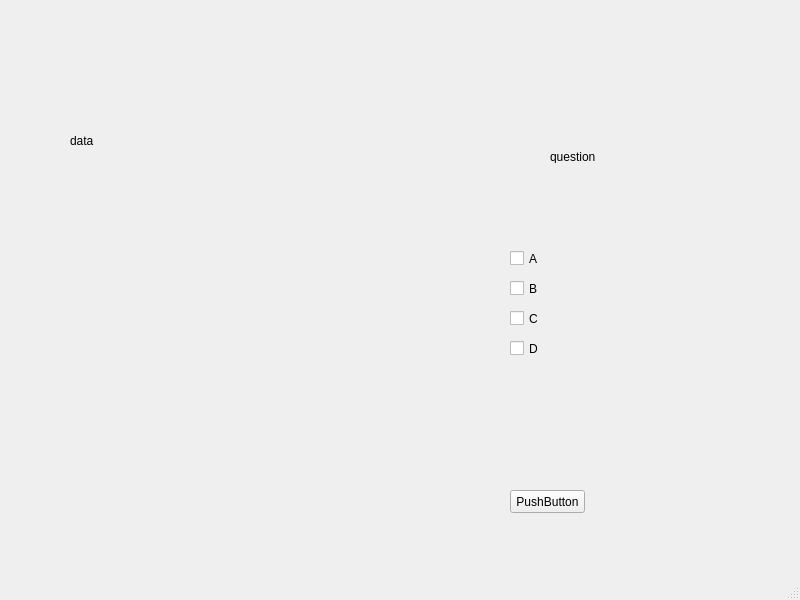
<?xml version="1.0" encoding="UTF-8"?>
<ui version="4.0">
 <class>MainWindow</class>
 <widget class="QMainWindow" name="MainWindow">
  <property name="geometry">
   <rect>
    <x>0</x>
    <y>0</y>
    <width>800</width>
    <height>600</height>
   </rect>
  </property>
  <property name="windowTitle">
   <string>MainWindow</string>
  </property>
  <widget class="QWidget" name="centralwidget">
   <widget class="QLabel" name="label">
    <property name="geometry">
     <rect>
      <x>70</x>
      <y>120</y>
      <width>271</width>
      <height>41</height>
     </rect>
    </property>
    <property name="text">
     <string>data</string>
    </property>
   </widget>
   <widget class="QLabel" name="label_2">
    <property name="geometry">
     <rect>
      <x>550</x>
      <y>150</y>
      <width>47</width>
      <height>13</height>
     </rect>
    </property>
    <property name="text">
     <string>question</string>
    </property>
   </widget>
   <widget class="QCheckBox" name="checkBox">
    <property name="geometry">
     <rect>
      <x>510</x>
      <y>250</y>
      <width>70</width>
      <height>17</height>
     </rect>
    </property>
    <property name="text">
     <string>A</string>
    </property>
   </widget>
   <widget class="QCheckBox" name="checkBox_2">
    <property name="geometry">
     <rect>
      <x>510</x>
      <y>280</y>
      <width>70</width>
      <height>17</height>
     </rect>
    </property>
    <property name="text">
     <string>B</string>
    </property>
   </widget>
   <widget class="QCheckBox" name="checkBox_3">
    <property name="geometry">
     <rect>
      <x>510</x>
      <y>310</y>
      <width>70</width>
      <height>17</height>
     </rect>
    </property>
    <property name="text">
     <string>C</string>
    </property>
   </widget>
   <widget class="QPushButton" name="pushButton">
    <property name="geometry">
     <rect>
      <x>510</x>
      <y>490</y>
      <width>75</width>
      <height>23</height>
     </rect>
    </property>
    <property name="text">
     <string>PushButton</string>
    </property>
   </widget>
   <widget class="QCheckBox" name="checkBox_4">
    <property name="geometry">
     <rect>
      <x>510</x>
      <y>340</y>
      <width>70</width>
      <height>17</height>
     </rect>
    </property>
    <property name="text">
     <string>D</string>
    </property>
   </widget>
  </widget>
  <widget class="QMenuBar" name="menubar">
   <property name="geometry">
    <rect>
     <x>0</x>
     <y>0</y>
     <width>800</width>
     <height>21</height>
    </rect>
   </property>
  </widget>
  <widget class="QStatusBar" name="statusbar"/>
 </widget>
 <resources/>
 <connections/>
</ui>
